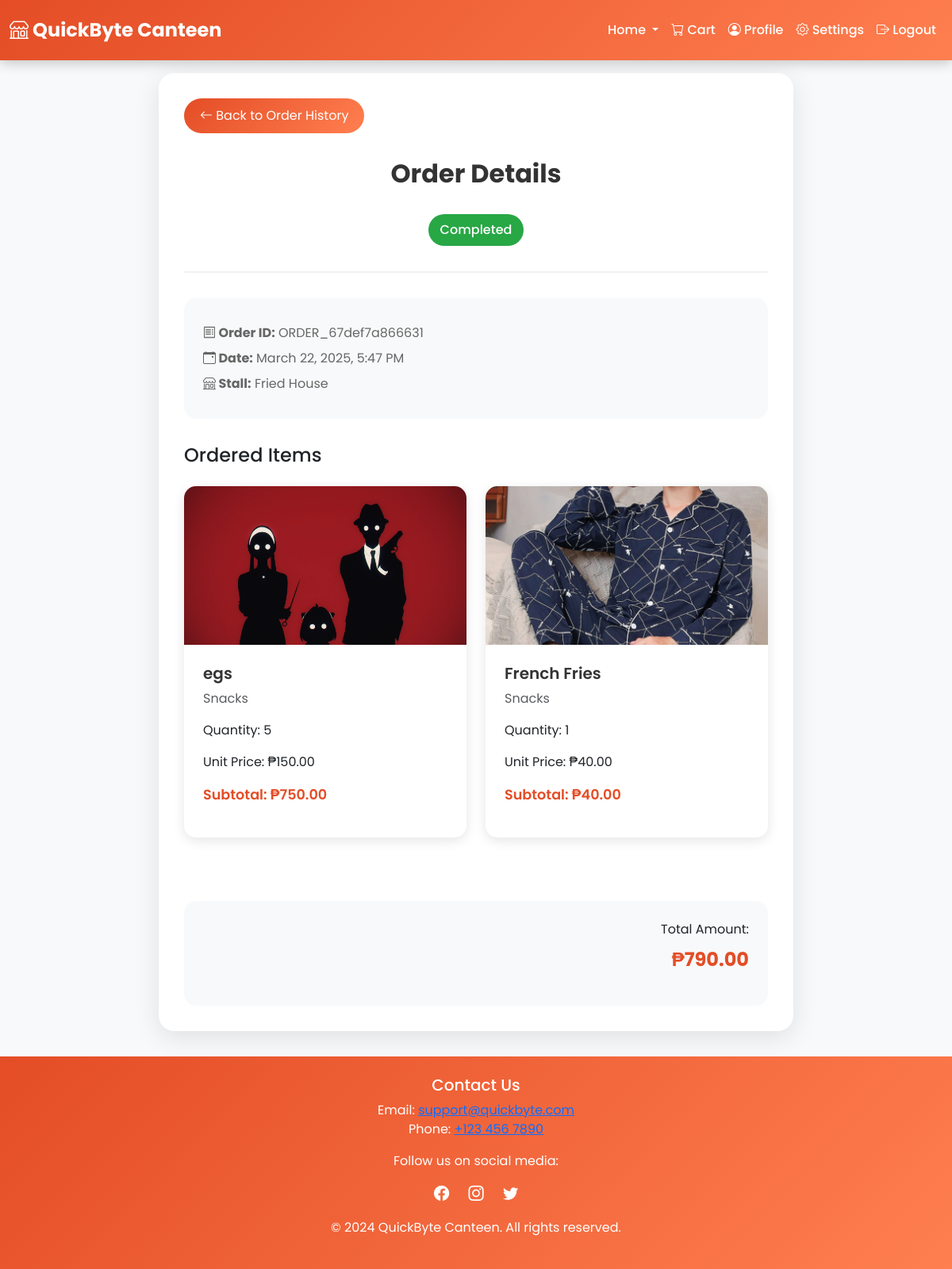
Before: /user/view_details.php?order_id=ORDER_67def7a866631 (signed in) with the older database file.
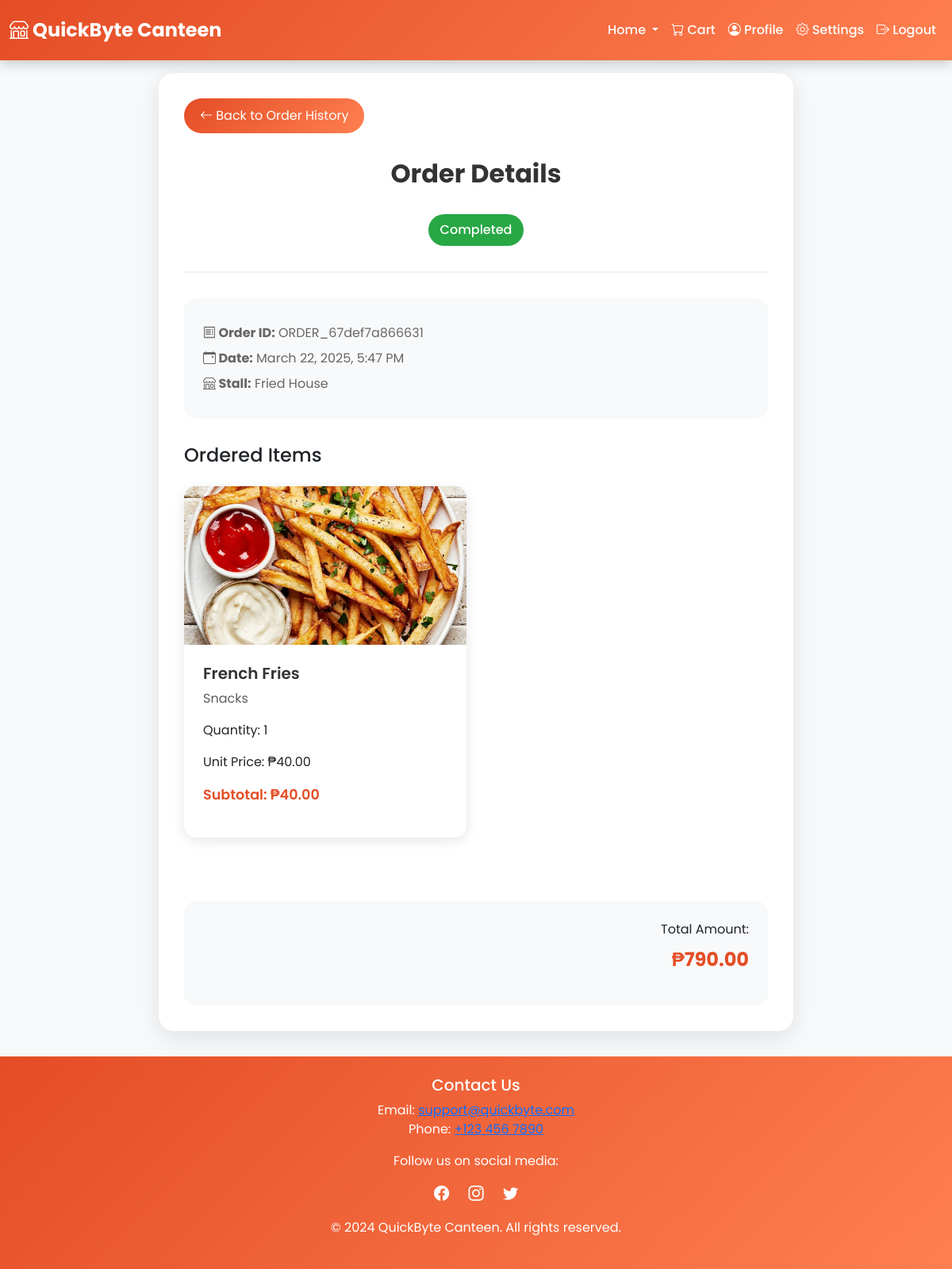
After: the same page with the newer database file.
### tables this page shows
CREATE TABLE IF NOT EXISTS `order_details` (
  `order_detail_id` int(11) NOT NULL AUTO_INCREMENT,
  `order_id` varchar(50) NOT NULL,
  `item_id` int(11) NOT NULL,
  `quantity` int(11) NOT NULL,
  `subtotal` decimal(10,2) NOT NULL,
  `unit_price` decimal(10,2) NOT NULL,
  `status` enum('Preparing','Ready','Cancelled','') NOT NULL,
  PRIMARY KEY (`order_detail_id`),
  KEY `order_id` (`order_id`),
  KEY `fk_orderdetails_menuitems` (`item_id`)
);

CREATE TABLE IF NOT EXISTS `menu_items` (
  `item_id` int(11) NOT NULL AUTO_INCREMENT,
  `name` varchar(100) NOT NULL,
  `price` decimal(10,2) NOT NULL,
  `category` enum('Snacks','Drinks','Meals') NOT NULL,
  `availability` enum('Available','Out Of Stock') DEFAULT 'Out Of Stock',
  `image_path` varchar(255) NOT NULL DEFAULT 'default.jpg',
  `stall_id` int(11) NOT NULL,
  `description` text DEFAULT NULL,
  PRIMARY KEY (`item_id`),
  KEY `stall_id` (`stall_id`)
);

### user/view_details.php (the view, shortened to what the changed rows need)
<?php
include '../config.php';
$order_id = $_GET['order_id'];
$sql_items = "SELECT m.item_id, m.name AS product_name, m.category, m.image_path, od.quantity, od.unit_price, od.subtotal
              FROM order_details od
              JOIN menu_items m ON od.item_id = m.item_id
              WHERE od.order_id = ?";
$stmt_items = $con->prepare($sql_items);
$stmt_items->bind_param("s", $order_id);
$stmt_items->execute();
$result_items = $stmt_items->get_result();
$order_items = $result_items->fetch_all(MYSQLI_ASSOC);
?>
<!DOCTYPE html>
<html lang="en">
<head>
    <link rel="stylesheet" href="https://cdn.jsdelivr.net/npm/bootstrap@5.3.0-alpha1/dist/css/bootstrap.min.css">
    <link rel="stylesheet" href="https://cdn.jsdelivr.net/npm/bootstrap-icons@1.11.3/font/bootstrap-icons.min.css">
</head>
<body>
    <div class="container">
        <div class="order-details-container">
            <div class="order-header">
                <h2>Order Details</h2>
            </div>
            <div class="order-items">
                <div class="row">
                    <?php if (!empty($order_items)): ?>
                        <?php foreach ($order_items as $item): ?>
                            <?php
                            $image_path = !empty($item['image_path'])
                                ? htmlspecialchars(str_replace("../../", "../", $item['image_path']))
                                : '../assets/images/default-food.jpg';
                            ?>
                            <div class="col-md-6 mb-4">
                                <div class="item-card">
                                    <img src="<?php echo $image_path; ?>"
                                         alt="<?php echo htmlspecialchars($item['product_name']); ?>"
                                         class="item-image">
                                    <div class="item-details">
                                        <h5><?php echo htmlspecialchars($item['product_name']); ?></h5>
                                        <p class="text-muted"><?php echo htmlspecialchars($item['category']); ?></p>
                                        <p>Quantity: <?php echo $item['quantity']; ?></p>
                                        <p>Unit Price: ₱<?php echo number_format($item['unit_price'], 2); ?></p>
                                        <p class="item-price">Subtotal: ₱<?php echo number_format($item['subtotal'], 2); ?></p>
                                    </div>
                                </div>
                            </div>
                        <?php endforeach; ?>
                    <?php else: ?>
                        <div class="col-12">
                            <p class="text-center">No items found for this order.</p>
                        </div>
                    <?php endif; ?>
                </div>
            </div>
        </div>
    </div>
</body>
</html>

Changed rows visible on the page:
removed order_details: item.image_path (picture), item.name "egs", item.category "Snacks", quantity "5", unit_price "150.00", subtotal "750.00"
changed through a linked row, order_details "French Fries": item.image_path: a different picture
